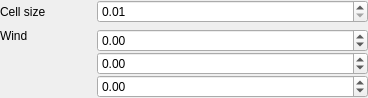
<?xml version="1.0" encoding="UTF-8"?>
<ui version="4.0">
 <class>FluidWidget</class>
 <widget class="QWidget" name="FluidWidget">
  <property name="geometry">
   <rect>
    <x>0</x>
    <y>0</y>
    <width>368</width>
    <height>90</height>
   </rect>
  </property>
  <property name="windowTitle">
   <string>Form</string>
  </property>
  <property name="locale">
   <locale language="English" country="UnitedStates"/>
  </property>
  <layout class="QVBoxLayout" name="verticalLayout">
   <property name="leftMargin">
    <number>0</number>
   </property>
   <property name="topMargin">
    <number>0</number>
   </property>
   <property name="rightMargin">
    <number>0</number>
   </property>
   <property name="bottomMargin">
    <number>0</number>
   </property>
   <item>
    <layout class="QHBoxLayout" name="cellSizeLayout">
     <item>
      <widget class="QLabel" name="cellSizeLabel">
       <property name="sizePolicy">
        <sizepolicy hsizetype="Preferred" vsizetype="Preferred">
         <horstretch>1</horstretch>
         <verstretch>0</verstretch>
        </sizepolicy>
       </property>
       <property name="text">
        <string>Cell size</string>
       </property>
       <property name="wordWrap">
        <bool>true</bool>
       </property>
      </widget>
     </item>
     <item>
      <widget class="QDoubleSpinBox" name="cellSizeSpin">
       <property name="sizePolicy">
        <sizepolicy hsizetype="Minimum" vsizetype="Fixed">
         <horstretch>3</horstretch>
         <verstretch>0</verstretch>
        </sizepolicy>
       </property>
       <property name="minimum">
        <double>0.010000000000000</double>
       </property>
       <property name="maximum">
        <double>10.000000000000000</double>
       </property>
      </widget>
     </item>
    </layout>
   </item>
   <item>
    <layout class="QHBoxLayout" name="windLayout">
     <item>
      <widget class="QLabel" name="windLabel">
       <property name="sizePolicy">
        <sizepolicy hsizetype="Preferred" vsizetype="Preferred">
         <horstretch>1</horstretch>
         <verstretch>0</verstretch>
        </sizepolicy>
       </property>
       <property name="text">
        <string>Wind</string>
       </property>
       <property name="alignment">
        <set>Qt::AlignLeading|Qt::AlignLeft|Qt::AlignTop</set>
       </property>
      </widget>
     </item>
     <item>
      <widget class="QWidget" name="windWidget" native="true">
       <property name="sizePolicy">
        <sizepolicy hsizetype="Preferred" vsizetype="Preferred">
         <horstretch>3</horstretch>
         <verstretch>0</verstretch>
        </sizepolicy>
       </property>
       <layout class="QVBoxLayout" name="verticalLayout_2">
        <property name="spacing">
         <number>0</number>
        </property>
        <property name="leftMargin">
         <number>0</number>
        </property>
        <property name="topMargin">
         <number>0</number>
        </property>
        <property name="rightMargin">
         <number>0</number>
        </property>
        <property name="bottomMargin">
         <number>0</number>
        </property>
        <item>
         <widget class="QDoubleSpinBox" name="windXSpin">
          <property name="minimum">
           <double>-100.000000000000000</double>
          </property>
          <property name="maximum">
           <double>100.000000000000000</double>
          </property>
         </widget>
        </item>
        <item>
         <widget class="QDoubleSpinBox" name="windYSpin">
          <property name="minimum">
           <double>-100.000000000000000</double>
          </property>
          <property name="maximum">
           <double>100.000000000000000</double>
          </property>
         </widget>
        </item>
        <item>
         <widget class="QDoubleSpinBox" name="windZSpin">
          <property name="minimum">
           <double>-100.000000000000000</double>
          </property>
          <property name="maximum">
           <double>100.000000000000000</double>
          </property>
         </widget>
        </item>
       </layout>
      </widget>
     </item>
    </layout>
   </item>
  </layout>
 </widget>
 <resources/>
 <connections/>
</ui>
